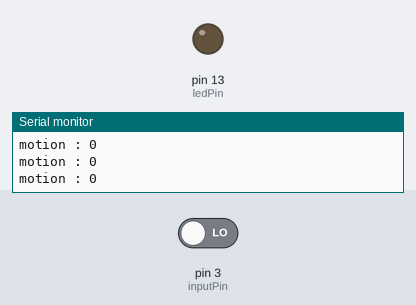
Simulated run of this sketch. Board: Arduino Uno, built with avr-gcc and run on an emulated ATmega328P. Shown: output pins drawn as LEDs (lit = HIGH), the last lines printed to the serial monitor. The inputs (shaded band) are chosen by the test bench; at power-on: pin 3 (inputPin) LOW.

Above: at 1.2 s.
1.3 s: pin 3 (inputPin) driven HIGH
At 2.5 s:
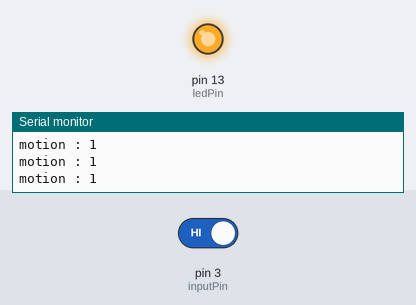
2.8 s: pin 3 (inputPin) driven LOW
At 3.9 s:
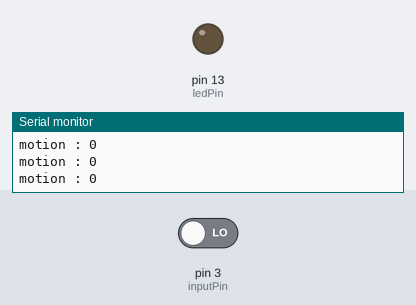
Timing chart, 0 to 5.8 s (numbered marks = the images above; inputs shaded):
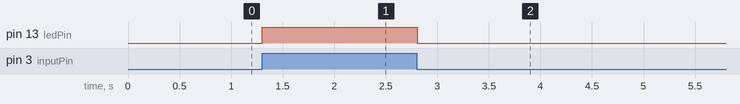

Measured:
- after the input at 1.3 s, pin 13 (ledPin): LOW → HIGH at once
- after the input at 2.8 s, pin 13 (ledPin): HIGH → LOW at once

The sketch:

motion_detect_sensor.ino
```cpp
int ledPin = 13; // 내부 LED 핀
int inputPin = 3; // PIR sensor 핀

void setup() {
  Serial.begin(9600); // 시리얼 통신 오픈
  pinMode(ledPin, OUTPUT); // 내부 LED 출력 설정
  pinMode(inputPin, INPUT); // PIR 센서핀 입력 설정
}

void loop() {
  int motion = digitalRead(inputPin);
  Serial.print("motion : ");
  Serial.println(motion);

  if(motion==HIGH){
    digitalWrite(13, HIGH);
  }
  else{
    digitalWrite(13, LOW);
  }
  delay(100);
}
```
